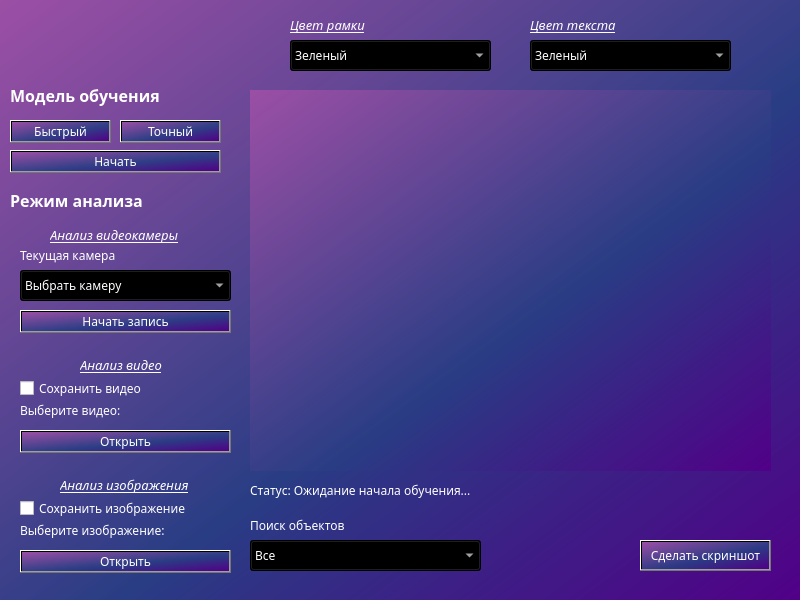
<?xml version="1.0" encoding="UTF-8"?>
<ui version="4.0">
 <class>MainWindow</class>
 <widget class="QMainWindow" name="MainWindow">
  <property name="geometry">
   <rect>
    <x>0</x>
    <y>0</y>
    <width>800</width>
    <height>600</height>
   </rect>
  </property>
  <property name="windowTitle">
   <string>VisionSense</string>
  </property>
  <property name="windowIcon">
   <iconset>
    <normaloff>png-transparent-and-eye-files-folder-folders-view-files-and-folders-icon.png</normaloff>png-transparent-and-eye-files-folder-folders-view-files-and-folders-icon.png</iconset>
  </property>
  <property name="styleSheet">
   <string notr="true">font-family: Noto Sans SC;
background-color: qlineargradient(spread:pad, x1:1, y1:1, x2:0, y2:0, stop:0 rgba(81, 0, 135, 255), stop:0.427447 rgba(41, 61, 132, 235), stop:1 rgba(155, 79, 165, 255));</string>
  </property>
  <widget class="QWidget" name="centralwidget">
   <property name="minimumSize">
    <size>
     <width>800</width>
     <height>600</height>
    </size>
   </property>
   <property name="maximumSize">
    <size>
     <width>800</width>
     <height>600</height>
    </size>
   </property>
   <widget class="QLabel" name="label_video">
    <property name="geometry">
     <rect>
      <x>250</x>
      <y>90</y>
      <width>521</width>
      <height>381</height>
     </rect>
    </property>
    <property name="text">
     <string/>
    </property>
   </widget>
   <widget class="QLabel" name="label_logo">
    <property name="geometry">
     <rect>
      <x>0</x>
      <y>10</y>
      <width>261</width>
      <height>71</height>
     </rect>
    </property>
    <property name="styleSheet">
     <string notr="true">background-color:none</string>
    </property>
    <property name="text">
     <string/>
    </property>
    <property name="pixmap">
     <pixmap>cooltext434407997559181.png</pixmap>
    </property>
    <property name="scaledContents">
     <bool>true</bool>
    </property>
   </widget>
   <widget class="QComboBox" name="comboBox_choosecam">
    <property name="geometry">
     <rect>
      <x>20</x>
      <y>270</y>
      <width>211</width>
      <height>31</height>
     </rect>
    </property>
    <property name="styleSheet">
     <string notr="true">color: white</string>
    </property>
    <item>
     <property name="text">
      <string>Выбрать камеру</string>
     </property>
    </item>
   </widget>
   <widget class="QLabel" name="label_11">
    <property name="geometry">
     <rect>
      <x>10</x>
      <y>80</y>
      <width>231</width>
      <height>31</height>
     </rect>
    </property>
    <property name="styleSheet">
     <string notr="true">background-color: none;
color: white</string>
    </property>
    <property name="text">
     <string>&lt;html&gt;&lt;head/&gt;&lt;body&gt;&lt;p&gt;&lt;span style=&quot; font-size:12pt; font-weight:600; color:#ffffff;&quot;&gt;Модель обучения&lt;/span&gt;&lt;/p&gt;&lt;/body&gt;&lt;/html&gt;</string>
    </property>
   </widget>
   <widget class="QPushButton" name="pushButton_fast">
    <property name="geometry">
     <rect>
      <x>10</x>
      <y>120</y>
      <width>101</width>
      <height>23</height>
     </rect>
    </property>
    <property name="styleSheet">
     <string notr="true">color: white</string>
    </property>
    <property name="text">
     <string>Быстрый</string>
    </property>
   </widget>
   <widget class="QPushButton" name="pushButton_accurate">
    <property name="geometry">
     <rect>
      <x>120</x>
      <y>120</y>
      <width>101</width>
      <height>23</height>
     </rect>
    </property>
    <property name="styleSheet">
     <string notr="true">color: white</string>
    </property>
    <property name="text">
     <string>Точный</string>
    </property>
   </widget>
   <widget class="QLabel" name="label_10">
    <property name="geometry">
     <rect>
      <x>10</x>
      <y>180</y>
      <width>231</width>
      <height>41</height>
     </rect>
    </property>
    <property name="styleSheet">
     <string notr="true">background-color: none;
color: white</string>
    </property>
    <property name="text">
     <string>&lt;html&gt;&lt;head/&gt;&lt;body&gt;&lt;p&gt;&lt;span style=&quot; font-size:12pt; font-weight:600;&quot;&gt;Режим анализа&lt;/span&gt;&lt;/p&gt;&lt;/body&gt;&lt;/html&gt;</string>
    </property>
   </widget>
   <widget class="QLabel" name="label_1">
    <property name="geometry">
     <rect>
      <x>50</x>
      <y>220</y>
      <width>131</width>
      <height>31</height>
     </rect>
    </property>
    <property name="styleSheet">
     <string notr="true">background-color: none;
color: white</string>
    </property>
    <property name="text">
     <string>&lt;html&gt;&lt;head/&gt;&lt;body&gt;&lt;p&gt;&lt;span style=&quot; font-size:10pt; font-style:italic; text-decoration: underline;&quot;&gt;Анализ видеокамеры&lt;/span&gt;&lt;/p&gt;&lt;/body&gt;&lt;/html&gt;</string>
    </property>
   </widget>
   <widget class="QLabel" name="label_9">
    <property name="geometry">
     <rect>
      <x>20</x>
      <y>240</y>
      <width>211</width>
      <height>31</height>
     </rect>
    </property>
    <property name="styleSheet">
     <string notr="true">background-color: none;
color: white</string>
    </property>
    <property name="text">
     <string>Текущая камера</string>
    </property>
   </widget>
   <widget class="QLabel" name="label_2">
    <property name="geometry">
     <rect>
      <x>80</x>
      <y>350</y>
      <width>91</width>
      <height>31</height>
     </rect>
    </property>
    <property name="styleSheet">
     <string notr="true">background-color: none;
color: white</string>
    </property>
    <property name="text">
     <string>&lt;html&gt;&lt;head/&gt;&lt;body&gt;&lt;p&gt;&lt;span style=&quot; font-size:10pt; font-style:italic; text-decoration: underline;&quot;&gt;Анализ видео&lt;/span&gt;&lt;/p&gt;&lt;/body&gt;&lt;/html&gt;</string>
    </property>
   </widget>
   <widget class="QPushButton" name="pushButton_beginlearn">
    <property name="geometry">
     <rect>
      <x>10</x>
      <y>150</y>
      <width>211</width>
      <height>23</height>
     </rect>
    </property>
    <property name="styleSheet">
     <string notr="true">color: white</string>
    </property>
    <property name="text">
     <string>Начать</string>
    </property>
   </widget>
   <widget class="QPushButton" name="pushButton_openvid">
    <property name="geometry">
     <rect>
      <x>20</x>
      <y>430</y>
      <width>211</width>
      <height>23</height>
     </rect>
    </property>
    <property name="styleSheet">
     <string notr="true">color: white</string>
    </property>
    <property name="text">
     <string>Открыть</string>
    </property>
   </widget>
   <widget class="QLabel" name="label_current_status">
    <property name="geometry">
     <rect>
      <x>250</x>
      <y>470</y>
      <width>531</width>
      <height>41</height>
     </rect>
    </property>
    <property name="styleSheet">
     <string notr="true">background-color: none;
color: white</string>
    </property>
    <property name="text">
     <string>Статус: Ожидание начала обучения...</string>
    </property>
   </widget>
   <widget class="QComboBox" name="comboBox_search">
    <property name="geometry">
     <rect>
      <x>250</x>
      <y>540</y>
      <width>231</width>
      <height>31</height>
     </rect>
    </property>
    <property name="styleSheet">
     <string notr="true">color: white</string>
    </property>
    <item>
     <property name="text">
      <string>Все</string>
     </property>
    </item>
   </widget>
   <widget class="QLabel" name="label_6">
    <property name="geometry">
     <rect>
      <x>250</x>
      <y>510</y>
      <width>111</width>
      <height>31</height>
     </rect>
    </property>
    <property name="styleSheet">
     <string notr="true">background-color: none;
color: white</string>
    </property>
    <property name="text">
     <string>Поиск объектов</string>
    </property>
   </widget>
   <widget class="QPushButton" name="pushButton_screenshot">
    <property name="geometry">
     <rect>
      <x>640</x>
      <y>540</y>
      <width>131</width>
      <height>31</height>
     </rect>
    </property>
    <property name="styleSheet">
     <string notr="true">color: white</string>
    </property>
    <property name="text">
     <string>Сделать скриншот</string>
    </property>
   </widget>
   <widget class="QLabel" name="label_8">
    <property name="geometry">
     <rect>
      <x>20</x>
      <y>395</y>
      <width>211</width>
      <height>31</height>
     </rect>
    </property>
    <property name="styleSheet">
     <string notr="true">background-color: none;
color: white</string>
    </property>
    <property name="text">
     <string>Выберите видео:</string>
    </property>
   </widget>
   <widget class="QComboBox" name="comboBox_chsborderclr">
    <property name="geometry">
     <rect>
      <x>290</x>
      <y>40</y>
      <width>201</width>
      <height>31</height>
     </rect>
    </property>
    <property name="styleSheet">
     <string notr="true">color: white</string>
    </property>
    <item>
     <property name="text">
      <string>Зеленый</string>
     </property>
    </item>
    <item>
     <property name="text">
      <string>Красный</string>
     </property>
    </item>
    <item>
     <property name="text">
      <string>Синий</string>
     </property>
    </item>
   </widget>
   <widget class="QLabel" name="label_4">
    <property name="geometry">
     <rect>
      <x>290</x>
      <y>10</y>
      <width>131</width>
      <height>31</height>
     </rect>
    </property>
    <property name="styleSheet">
     <string notr="true">background-color: none;
color: white</string>
    </property>
    <property name="text">
     <string>&lt;html&gt;&lt;head/&gt;&lt;body&gt;&lt;p&gt;&lt;span style=&quot; font-size:10pt; font-style:italic; text-decoration: underline;&quot;&gt;Цвет рамки&lt;/span&gt;&lt;/p&gt;&lt;/body&gt;&lt;/html&gt;</string>
    </property>
   </widget>
   <widget class="QLabel" name="label_5">
    <property name="geometry">
     <rect>
      <x>530</x>
      <y>10</y>
      <width>131</width>
      <height>31</height>
     </rect>
    </property>
    <property name="styleSheet">
     <string notr="true">background-color: none;
color: white</string>
    </property>
    <property name="text">
     <string>&lt;html&gt;&lt;head/&gt;&lt;body&gt;&lt;p&gt;&lt;span style=&quot; font-size:10pt; font-style:italic; text-decoration: underline;&quot;&gt;Цвет текста&lt;/span&gt;&lt;/p&gt;&lt;/body&gt;&lt;/html&gt;</string>
    </property>
   </widget>
   <widget class="QComboBox" name="comboBox_chstextclr">
    <property name="geometry">
     <rect>
      <x>530</x>
      <y>40</y>
      <width>201</width>
      <height>31</height>
     </rect>
    </property>
    <property name="styleSheet">
     <string notr="true">color: white</string>
    </property>
    <item>
     <property name="text">
      <string>Зеленый</string>
     </property>
    </item>
    <item>
     <property name="text">
      <string>Красный</string>
     </property>
    </item>
    <item>
     <property name="text">
      <string>Синий</string>
     </property>
    </item>
   </widget>
   <widget class="QPushButton" name="pushButton_savecam">
    <property name="geometry">
     <rect>
      <x>20</x>
      <y>310</y>
      <width>211</width>
      <height>23</height>
     </rect>
    </property>
    <property name="styleSheet">
     <string notr="true">color: white</string>
    </property>
    <property name="text">
     <string>Начать запись</string>
    </property>
   </widget>
   <widget class="QCheckBox" name="checkBox1">
    <property name="geometry">
     <rect>
      <x>20</x>
      <y>380</y>
      <width>201</width>
      <height>17</height>
     </rect>
    </property>
    <property name="styleSheet">
     <string notr="true">background-color: none;
color: white</string>
    </property>
    <property name="text">
     <string>Сохранить видео</string>
    </property>
   </widget>
   <widget class="QLabel" name="label_12">
    <property name="geometry">
     <rect>
      <x>20</x>
      <y>515</y>
      <width>211</width>
      <height>31</height>
     </rect>
    </property>
    <property name="styleSheet">
     <string notr="true">background-color: none;
color: white</string>
    </property>
    <property name="text">
     <string>Выберите изображение:</string>
    </property>
   </widget>
   <widget class="QLabel" name="label_3">
    <property name="geometry">
     <rect>
      <x>60</x>
      <y>470</y>
      <width>131</width>
      <height>31</height>
     </rect>
    </property>
    <property name="styleSheet">
     <string notr="true">background-color: none;
color: white</string>
    </property>
    <property name="text">
     <string>&lt;html&gt;&lt;head/&gt;&lt;body&gt;&lt;p&gt;&lt;span style=&quot; font-size:10pt; font-style:italic; text-decoration: underline;&quot;&gt;Анализ изображения&lt;/span&gt;&lt;/p&gt;&lt;/body&gt;&lt;/html&gt;</string>
    </property>
   </widget>
   <widget class="QPushButton" name="pushButton_openimg">
    <property name="geometry">
     <rect>
      <x>20</x>
      <y>550</y>
      <width>211</width>
      <height>23</height>
     </rect>
    </property>
    <property name="styleSheet">
     <string notr="true">color: white</string>
    </property>
    <property name="text">
     <string>Открыть</string>
    </property>
   </widget>
   <widget class="QCheckBox" name="checkBox2">
    <property name="geometry">
     <rect>
      <x>20</x>
      <y>500</y>
      <width>201</width>
      <height>17</height>
     </rect>
    </property>
    <property name="styleSheet">
     <string notr="true">background-color: none;
color: white</string>
    </property>
    <property name="text">
     <string>Сохранить изображение</string>
    </property>
   </widget>
  </widget>
 </widget>
 <resources/>
 <connections/>
</ui>
